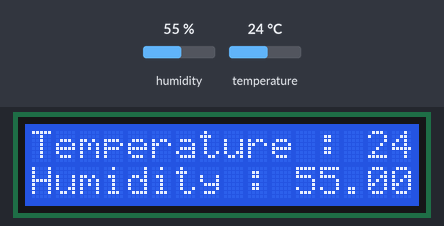
Simulated run of this sketch. Board: Arduino Uno, built with avr-gcc and run on an emulated ATmega328P. Shown: 16×2 character LCD. Inputs (shaded band) come from the test bench; at power-on: humidity 55 %, temperature 24 °C. What the sketch prints to the serial monitor is not drawn.

Above: at 1.2 s.
1.3 s: humidity set to 22 %
At 3.1 s:
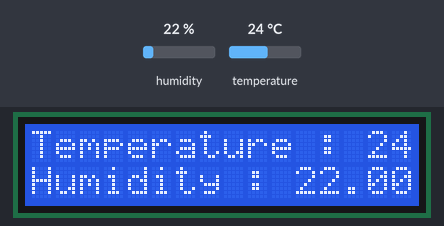
4.1 s: temperature set to 12 °C
At 5.7 s:
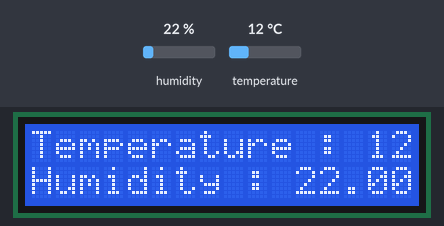
10.3 s: humidity set to 40 %
At 11.0 s:
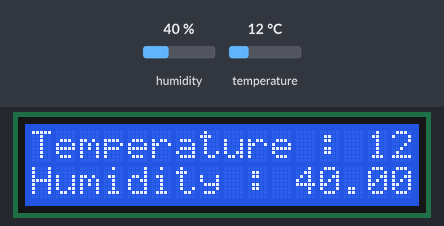
16.5 s: temperature set to 19 °C
At 17.6 s:
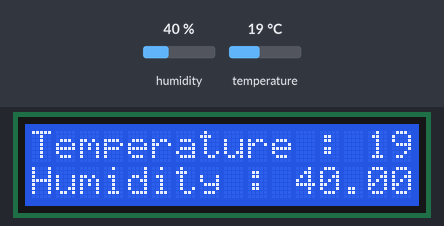
Timing chart, 0 to 19.5 s (numbered marks = the images above; inputs shaded):
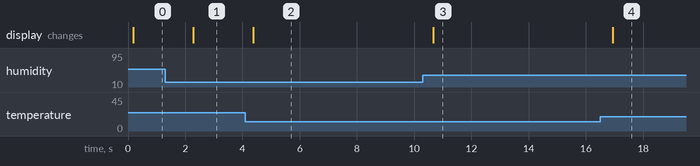

Measured:
- after the input at 1.3 s, the display: changes after 0.98 s (image 1)
- after the input at 4.1 s, the display: changes after 0.28 s (image 2)
- after the input at 10.3 s, the display: changes after 0.36 s (image 3)
- after the input at 16.5 s, the display: changes after 0.44 s (image 4)

The sketch:

4.7_code.ino
```cpp
#include "DHT.h"54
#include<LiquidCrystal_I2C.h>

LiquidCrystal_I2C lcd(0x27, 16, 2);

#define DHTPIN 2
#define DHTTYPE DHT11
DHT dht(DHTPIN, DHTTYPE);

void setup() {
  // put your setup code here, to run once:
  Serial.begin(9600);
  lcd.init();
  lcd.clear();
  lcd.backlight();
}

void loop() {
  // put your main code here, to run repeatedly:
  lcd.init();

  Serial.println("DHT11 test!");
  float temperature = dht.readTemperature();
  float humidity = dht.readHumidity();
  Serial.println("Temperature : ");
  Serial.println(temperature);
  Serial.println("Humidity : ");
  Serial.println(humidity);

  lcd.setCursor(0,0);
  lcd.print("Temperature : ");
  lcd.print(temperature);

  lcd.setCursor(0,1);
  lcd.print("Humidity : ");
  lcd.print(humidity);

}
```
